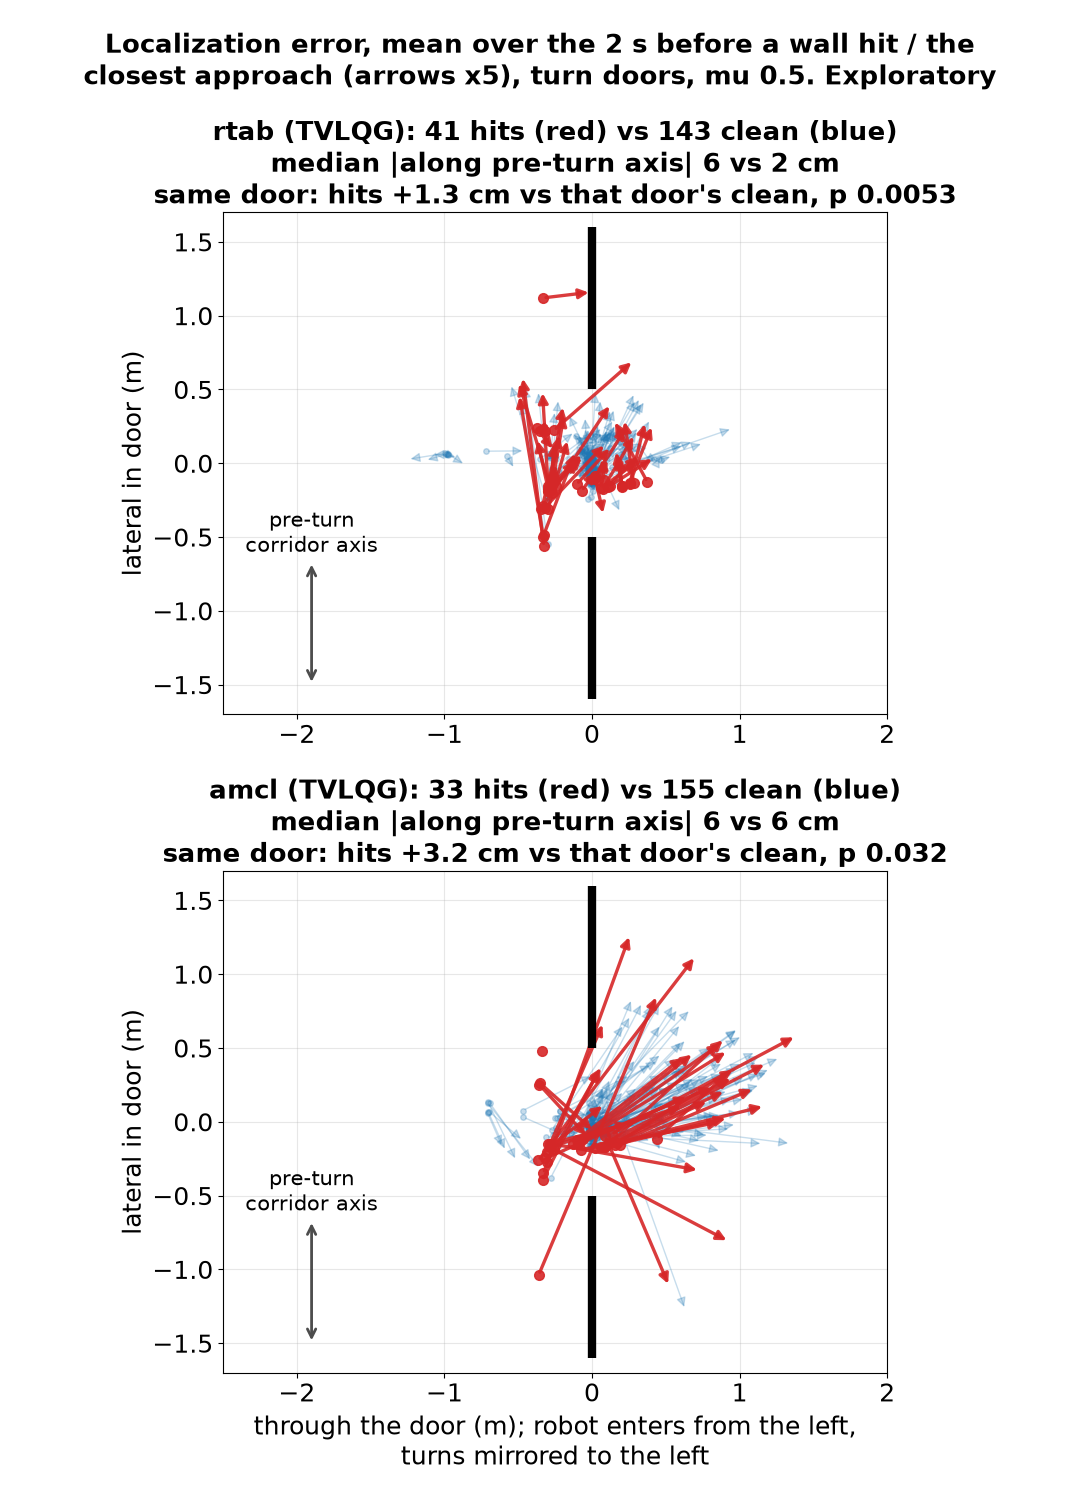

Reproduce this figure in Python.
#!/usr/bin/env python3
"""Is the localizer error before an rtab door-turn wall hit ALONG the pre-turn corridor axis? (exploratory, 2026-10-12)

Hypothesis: rtab's lidar ICP is degenerate along corridors, so before a door turn its error lies along the corridor
(harmless there); after a ~90 deg turn that error is LATERAL at the jamb. Prediction: in the WIN s before an rtab wall
hit, the estimate-minus-truth error, decomposed in the frame of the PRE-TURN plan heading (plan heading 1.5 m before
the door), has a larger along-axis component than clean passages through the same doors.

Method
- error e = (map->odom o odom->base_link) - truth at each odom_filtered stamp: err_vec() from loc_bias_map/bias_map.py.
- doors, door frames and the contact->door assignment: copied from door_overlay/door_overlay.py; doors() here also
  returns the plan heading at s_door - 1.5 m (pre-turn heading) and the turn angle (-1.5 m -> +1.5 m).
- passage = (run, door) whose truth track enters the door window (|x| < 2.5, |y| < 1.5 in the door frame).
  HIT passage: the run's first contact is assigned to this door; anchor t_a = wall_first_t.
  CLEAN passage: no contact at this door in this run; anchor t_a = the moment of minimum truth wall clearance with
  |x| < 1 m in the door frame (the clean analogue of "closest to the wall").
- per passage, over t in [t_a - WIN, t_a]: mean |e . u_pre| (ALONG) and mean |e . n_pre| (ACROSS), u_pre = pre-turn
  heading. Also the signed means (across mirrored so the turn is to +n).
- primary set: TURN doors (|turn| >= TURN_MIN). Tests: Mann-Whitney hit vs clean (passages, not independent: 3 seeds
  x same plan), and a SAME-DOOR stratified permutation test: hit/clean labels shuffled within each plan-door that has
  both, statistic = mean over hits of (along_hit - mean along_clean of its door).
usage: corridor_axis.py
"""
import glob, json, os
import numpy as np, yaml
import matplotlib
matplotlib.use("Agg")
import matplotlib.pyplot as plt
from PIL import Image
from scipy.ndimage import distance_transform_edt
from scipy.stats import mannwhitneyu

HERE = os.path.dirname(os.path.abspath(__file__)); R = os.path.abspath(os.path.join(HERE, "../../.."))
RD = os.path.join(R, "run_data")
DOOR_CLEAR, W = 0.60, 2.5
WIN, TURN_MIN, NPERM = 2.0, np.radians(45), 20000
ARMS = {"rtab": [("2026-10-12_job256_steerable-rtab", "RQ"), ("2026-10-12_job257_kprior", "PR")],
        "amcl": [("2026-10-12_job255_steerable", "Q0"), ("2026-10-12_job257_kprior", "PQ")]}
rng = np.random.default_rng(0)

meta = yaml.safe_load(open(os.path.join(R, "src/rudn-ordjo-building/maps/floor_6.yaml")))
img = np.asarray(Image.open(os.path.join(R, "src/rudn-ordjo-building/maps", meta["image"])))
if img.ndim == 3: img = img[..., 0]
res, (ox, oy, _) = meta["resolution"], meta["origin"]
H = img.shape[0]
clear = distance_transform_edt(img > 250) * res
wr, wc = np.nonzero(img < 50)
WALL = np.c_[ox + (wc + .5) * res, oy + (H - 1 - wr + .5) * res]


def clearance(xy):
    c = np.clip(((xy[:, 0] - ox) / res).astype(int), 0, img.shape[1] - 1)
    r = np.clip(H - 1 - ((xy[:, 1] - oy) / res).astype(int), 0, H - 1)
    return clear[r, c]


_doors = {}
def doors(plan_path):
    """door_overlay.doors() + the pre-turn heading and the signed turn: [(centre, h, mirror, s, width, th_pre, turn)]."""
    if plan_path in _doors: return _doors[plan_path]
    P = np.load(os.path.join(R, plan_path.replace("/home/programmer/", "")))["poses"]
    xy, th = P[:, :2], np.unwrap(P[:, 2])
    s = np.r_[0, np.cumsum(np.hypot(*np.diff(xy, axis=0).T))]
    cl = clearance(xy)
    out = []
    for i in range(1, len(cl) - 1):
        if cl[i] < DOOR_CLEAR and cl[i] <= cl[i - 1] and cl[i] <= cl[i + 1]:
            if s[i] < 0.5 or s[-1] - s[i] < 0.5: continue
            if out and s[i] - out[-1][3] < 1.0: continue
            p = xy[i]; near = WALL[np.hypot(*(WALL - p).T) < 1.0]
            if len(near) < 2: continue
            d = near - p; k1 = np.argmin(np.hypot(*d.T)); j1 = near[k1]
            opp = d @ (j1 - p) < 0
            if not opp.any(): continue
            j2 = near[opp][np.argmin(np.hypot(*d[opp].T))]
            centre, line = (j1 + j2) / 2, j2 - j1
            if np.linalg.norm(line) > 1.3: continue
            nrm = np.array([line[1], -line[0]]) / np.linalg.norm(line)
            if nrm @ np.array([np.cos(th[i]), np.sin(th[i])]) < 0: nrm = -nrm
            h = np.arctan2(nrm[1], nrm[0])
            a, b = np.searchsorted(s, s[i] - 1.5), min(np.searchsorted(s, s[i] + 1.5), len(s) - 1)
            turn = (th[b] - th[a] + np.pi) % (2 * np.pi) - np.pi
            out.append((centre, h, -1.0 if turn < 0 else 1.0, s[i], np.linalg.norm(line), th[a], turn))
    _doors[plan_path] = out
    return out


def to_frame(p, o, h, m):
    d = p - o; c, s_ = np.cos(h), np.sin(h)
    return np.c_[c * d[:, 0] + s_ * d[:, 1], m * (-s_ * d[:, 0] + c * d[:, 1])]


def err_vec(z):
    """bias_map.err_vec, also returning the stamps."""
    T, MO, O = z["track"], z["map_odom"], z["odom_filtered"]
    if len(T) < 3 or len(MO) < 3 or len(O) < 3: return None
    st = O[:, 6]
    m = (st >= max(T[0, 0], MO[0, 4])) & (st <= min(T[-1, 0], MO[-1, 4]))
    if m.sum() < 3: return None
    st, ox_, oy_ = st[m], O[m, 1], O[m, 2]
    mx, my = np.interp(st, MO[:, 4], MO[:, 1]), np.interp(st, MO[:, 4], MO[:, 2])
    myaw = np.interp(st, MO[:, 4], np.unwrap(MO[:, 3]))
    x = mx + np.cos(myaw) * ox_ - np.sin(myaw) * oy_
    y = my + np.sin(myaw) * ox_ + np.cos(myaw) * oy_
    tx, ty = np.interp(st, T[:, 0], T[:, 1]), np.interp(st, T[:, 0], T[:, 2])
    return st, tx, ty, x - tx, y - ty


P = {k: [] for k in ARMS}   # loc -> list of passage dicts
for loc, cells in ARMS.items():
    for job, cell in cells:
        for f in sorted(glob.glob(f"{RD}/{job}/{cell}/rows.s*.jsonl")):
            for l in open(f):
                if not l.strip(): continue
                r = json.loads(l)
                tp = f"{RD}/{job}/{cell}/s{r['seed']}/{os.path.basename(r.get('track_path') or 'x')}"
                if not os.path.isfile(tp): continue
                z = np.load(tp); T = z["track"]
                if len(T) < 5: continue
                ev = err_vec(z)
                if ev is None: continue
                st, etx, ety, ex, ey = ev
                hit = (r.get("wall_overlap_s") or 0) > 0 and r.get("wall_first_t") is not None
                ic = min(np.searchsorted(T[:, 0], r["wall_first_t"]), len(T) - 1) if hit else None
                D_ = doors(r["plan_path"])
                own = int(np.argmin([np.hypot(*to_frame(T[ic:ic + 1, 1:3], o, h, m)[0]) for o, h, m, *_ in D_])) if hit and D_ else None
                for di, (o, h, m, s_d, width, th_pre, turn) in enumerate(D_):
                    q = to_frame(T[:, 1:3], o, h, m)
                    win = (np.abs(q[:, 0]) < W) & (np.abs(q[:, 1]) < 1.5)
                    if win.sum() < 3: continue
                    is_hit = hit and di == own and win[ic]
                    if hit and di == own and not is_hit: continue      # contact outside the window: not this door's
                    if hit and r["wall_first_t"] <= T[win, 0].min(): continue   # hit elsewhere before reaching this door
                    if is_hit:
                        ta = r["wall_first_t"]
                    else:
                        cand = np.nonzero(win & (np.abs(q[:, 0]) < 1.0))[0]
                        if not len(cand): continue
                        ta = T[cand[np.argmin(clearance(T[cand, 1:3]))], 0]
                    w = (st >= ta - WIN) & (st <= ta)
                    if w.sum() < 5: continue
                    u = np.array([np.cos(th_pre), np.sin(th_pre)]); n = m * np.array([-u[1], u[0]])
                    al, ac = ex[w] * u[0] + ey[w] * u[1], ex[w] * n[0] + ey[w] * n[1]
                    ia = np.argmin(np.abs(st - ta))
                    tq = to_frame(np.array([[np.interp(ta, T[:, 0], T[:, 1]), np.interp(ta, T[:, 0], T[:, 2])]]), o, h, m)[0]
                    ef = to_frame(np.array([[ex[w].mean(), ey[w].mean()]]) + o, o, h, m)[0]   # mean error, rotated into door frame
                    P[loc].append(dict(cell=cell, plan=r["plan"], door=(r["plan"], round(o[0], 2), round(o[1], 2)),
                                       hit=bool(is_hit), turn=abs(turn), along=np.abs(al).mean(), across=np.abs(ac).mean(),
                                       al_s=al.mean(), ac_s=ac.mean(), al_end=al[-1], ac_end=ac[-1], width=width,
                                       tq=tq, ef=ef, th_pre_f=m * (th_pre - h)))
                del z

lines = []
def out(s=""):
    print(s); lines.append(s)


def strat_perm(ps, key):
    """same-door permutation: statistic = mean over hits of (x_hit - mean x_clean of its door), labels shuffled within door."""
    by = {}
    for p in ps: by.setdefault(p["door"], []).append(p)
    groups = [(np.array([p[key] for p in g]), np.array([p["hit"] for p in g])) for g in by.values()
              if any(p["hit"] for p in g) and not all(p["hit"] for p in g)]
    if not groups: return np.nan, np.nan, 0, 0
    def stat(gs):
        d = [x[h].mean() - x[~h].mean() for x, h in gs]; wts = [h.sum() for x, h in gs]
        return np.average(d, weights=wts)
    obs = stat(groups)
    null = np.array([stat([(x, rng.permutation(h)) for x, h in groups]) for _ in range(NPERM)])
    return obs, (np.sum(null >= obs) + 1) / (NPERM + 1), sum(h.sum() for _, h in groups), len(groups)


out(f"window = {WIN} s before anchor (hit: wall_first_t; clean: min truth clearance within 1 m of the door plane)")
out(f"errors in the PRE-TURN frame (plan heading 1.5 m before the door): ALONG = mean |e.u_pre|, ACROSS = mean |e.n_pre| (m)")
out("passages are not independent (3 seeds x plan); the same-door permutation test is the honest one\n")
summ = {}
for loc in ARMS:
    for setname, sel in (("TURN doors (|turn| >= 45 deg)", lambda p: p["turn"] >= TURN_MIN), ("ALL doors", lambda p: True)):
        ps = [p for p in P[loc] if sel(p)]
        hs, cs = [p for p in ps if p["hit"]], [p for p in ps if not p["hit"]]
        out(f"== {loc} ({'+'.join(c for _, c in ARMS[loc])}), {setname}: {len(hs)} hit passages, {len(cs)} clean passages")
        if len(hs) < 2:
            out("   too few hits\n"); continue
        ps_al = strat_perm(ps, "along")
        for key, nm in (("along", "ALONG |e.u_pre|"), ("across", "ACROSS |e.n_pre|"), ("al_end", "signed along at anchor"), ("ac_end", "signed across at anchor (+ = turn side)")):
            a, b = np.array([p[key] for p in hs]), np.array([p[key] for p in cs])
            obs, pp, nh, nd = strat_perm(ps, key)
            out(f"   {nm:40s} median hit {np.median(a):+.3f}  clean {np.median(b):+.3f}  | MWU p {mannwhitneyu(a, b).pvalue:.2g}"
                f" | same-door: hit - door clean mean {obs:+.3f} m, perm p(one-sided, >) {pp:.2g} ({nh} hits in {nd} doors)")
        fa, fb = [p["along"] / (p["along"] + p["across"]) for p in hs], [p["along"] / (p["along"] + p["across"]) for p in cs]
        out(f"   along share along/(along+across)          median hit {np.median(fa):.2f}  clean {np.median(fb):.2f}  | MWU p {mannwhitneyu(fa, fb).pvalue:.2g}")
        if setname.startswith("TURN"): summ[loc] = (hs, cs, ps_al)
        out()
open(os.path.join(HERE, "corridor_axis.txt"), "w").write("\n".join(lines) + "\n")

# figure: in the door frame, truth position at the anchor and the WIN-mean error vector (x5), hits vs clean
plt.rcParams.update({"font.size": 18})
fig, axs = plt.subplots(2, 1, figsize=(10.8, 15))
K = 5.0
for ax, loc in zip(axs, ARMS):
    hs, cs, (dob, dp, *_) = summ[loc]
    jw = np.median([p["width"] for p in hs + cs]) / 2 if hs + cs else 0.4
    for sg in (1, -1): ax.plot([0, 0], [sg * jw, sg * 1.6], color="k", lw=6, solid_capstyle="butt", zorder=5)
    for ps, col, lw, al, z in ((cs, "tab:blue", 1.0, 0.25, 2), (hs, "tab:red", 2.4, 0.9, 4)):
        for p in ps:
            ax.annotate("", xy=p["tq"] + K * p["ef"], xytext=p["tq"],
                        arrowprops=dict(arrowstyle="-|>", color=col, lw=lw, alpha=al, mutation_scale=14), zorder=z)
            ax.plot(*p["tq"], "o", color=col, ms=4 if col == "tab:blue" else 7, alpha=al, zorder=z)
    ah = np.median([p["along"] for p in hs]) if hs else np.nan; ac = np.median([p["along"] for p in cs]) if cs else np.nan
    ax.set_title(f"{loc} (TVLQG): {len(hs)} hits (red) vs {len(cs)} clean (blue)\n"
                 f"median |along pre-turn axis| {ah * 100:.0f} vs {ac * 100:.0f} cm\n"
                 f"same door: hits {dob * 100:+.1f} cm vs that door's clean, p {dp:.2g}", fontsize=19, fontweight="bold")
    ax.annotate("pre-turn\ncorridor axis", xy=(-1.9, -1.5), xytext=(-1.9, -0.6), fontsize=15, ha="center",
                arrowprops=dict(arrowstyle="<->", lw=2, color="0.3"))
    ax.set_xlim(-2.5, 2.0); ax.set_ylim(-1.7, 1.7); ax.set_aspect("equal"); ax.grid(alpha=.3)
    ax.set_ylabel("lateral in door (m)")
axs[-1].set_xlabel("through the door (m); robot enters from the left,\nturns mirrored to the left")
fig.suptitle(f"Localization error, mean over the {WIN:.0f} s before a wall hit / the\nclosest approach (arrows x{K:.0f}), "
             "turn doors, mu 0.5. Exploratory", fontsize=19, fontweight="bold")
fig.tight_layout(); fig.savefig(os.path.join(HERE, "corridor_axis.png"), dpi=100)
